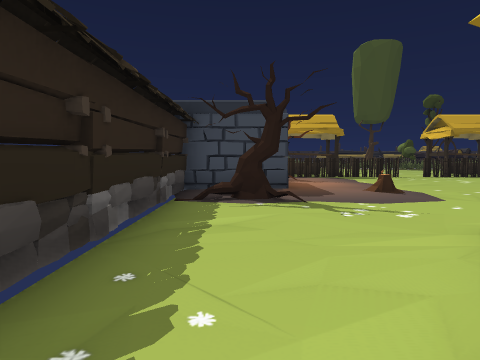
[1] (above)

24 first-person views from a walk through a Unity game level. The camera is 1.4 m above the floor, tilts 4° down and sees 75° across. The floor is counted in squares, 2 m on a side. Each view is taken from the middle of a square. On the plan, view 1 faces up. The plan holds only what a view shows up to about 10 squares ahead; the rest is blank. The place goes on beyond the plan. Some animated figures are left out. Door leaves are left out, so doorways stand open.

[2]
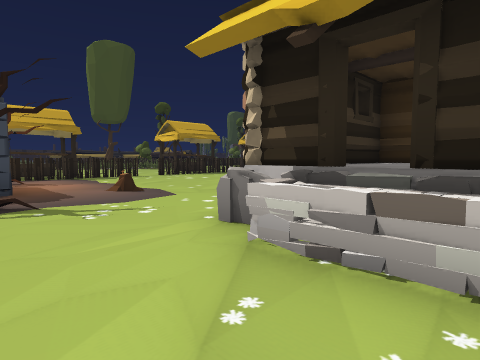

[3]
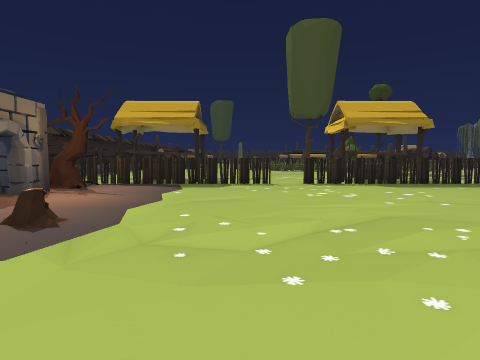

[4]
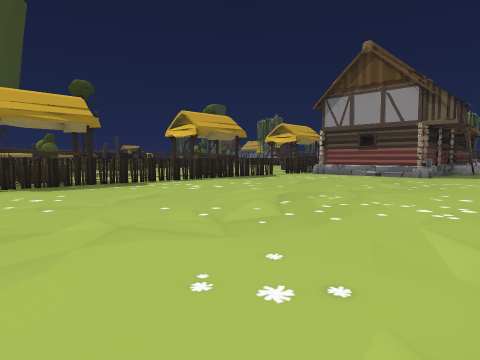

[5]
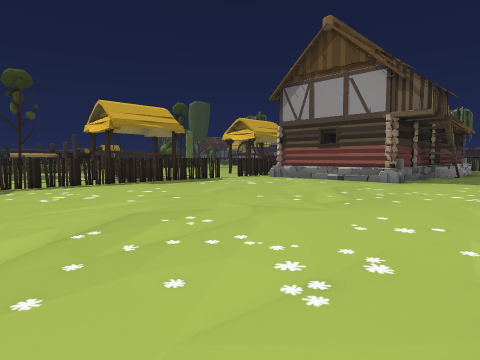

[6]
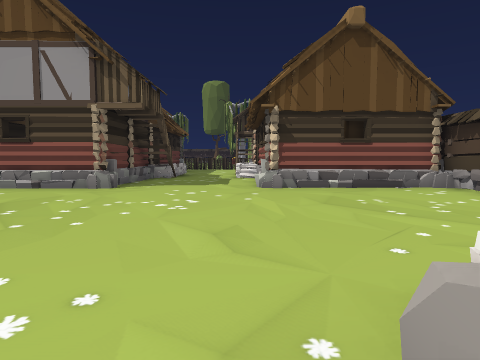

[7]
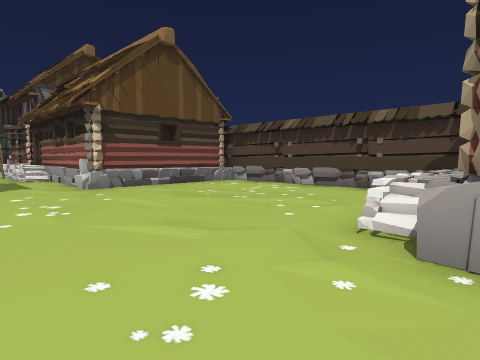

[8]
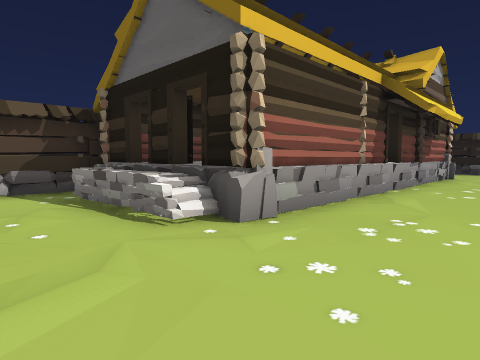

[9]
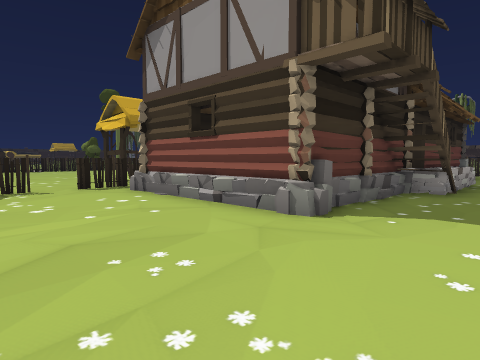

[10]
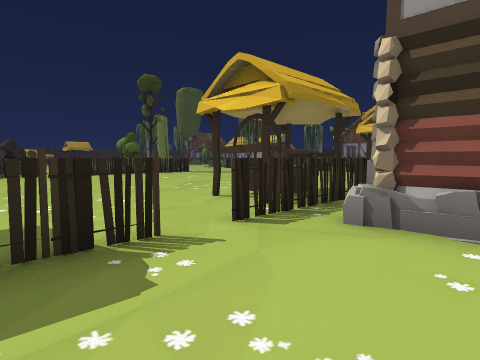

[11]
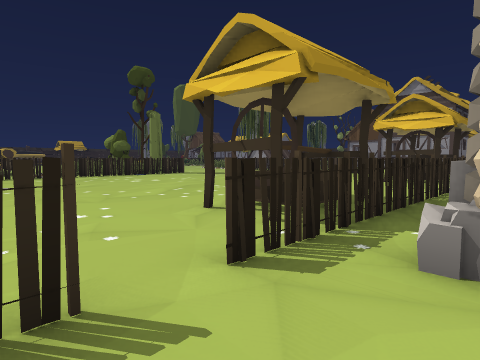

[12]
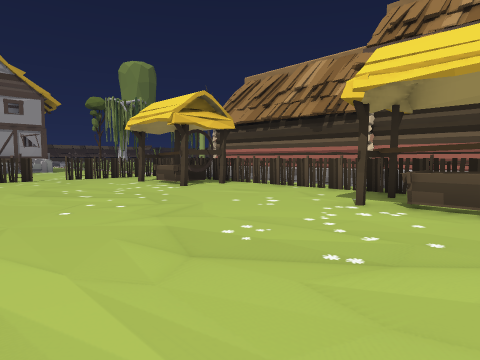

[13]
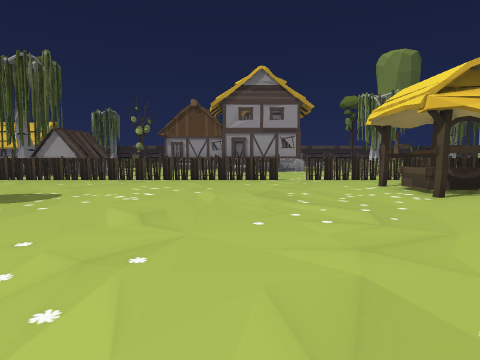

[14]
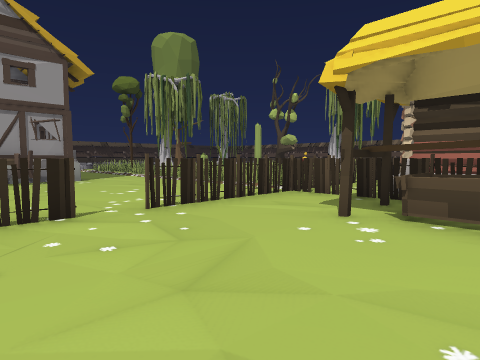

[15]
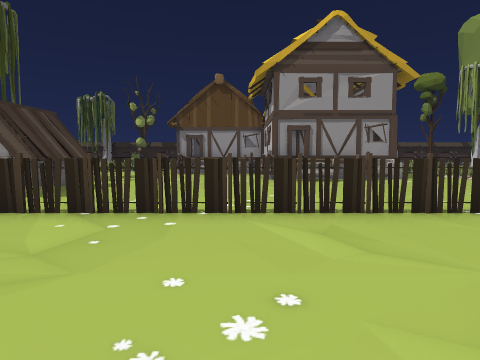

[16]
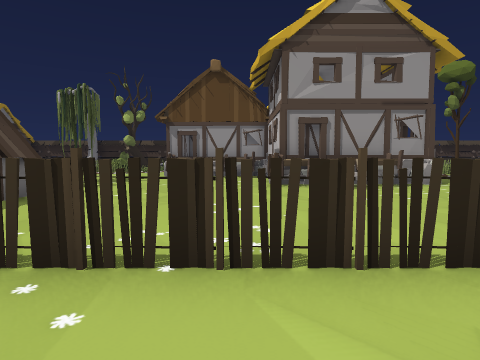

[17]
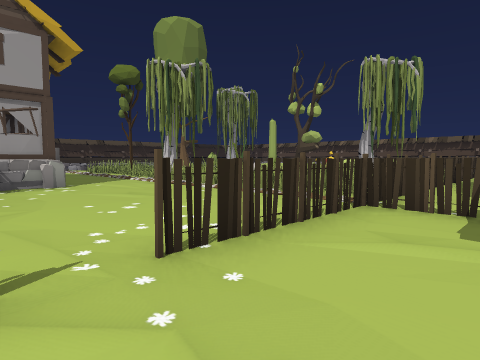

[18]
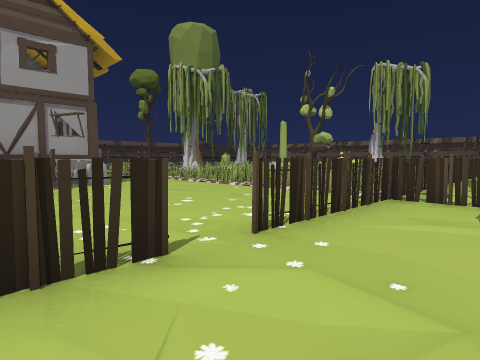

[19]
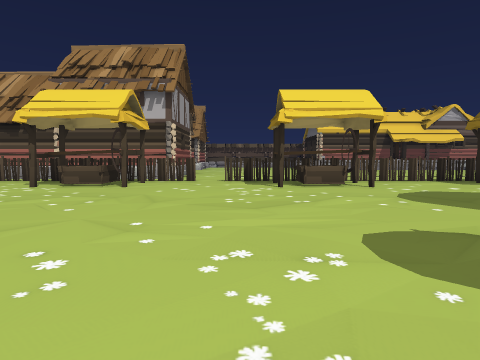

[20]
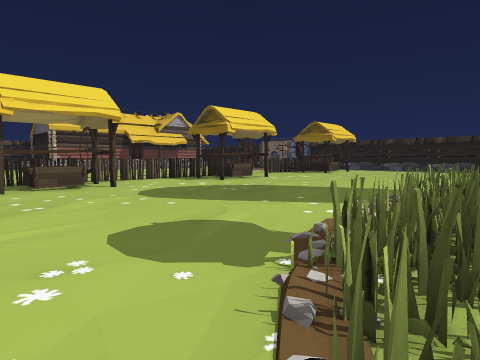

[21]
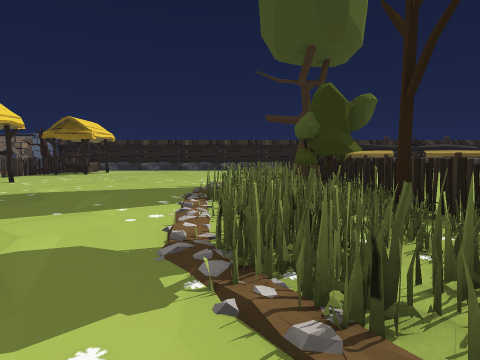

[22]
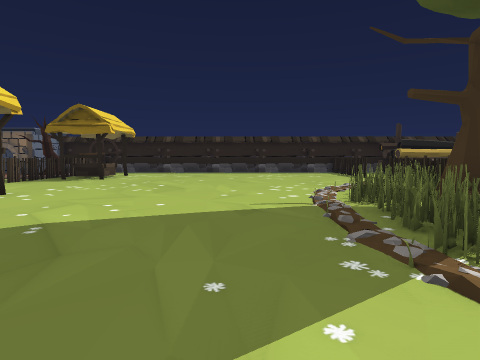

[23]
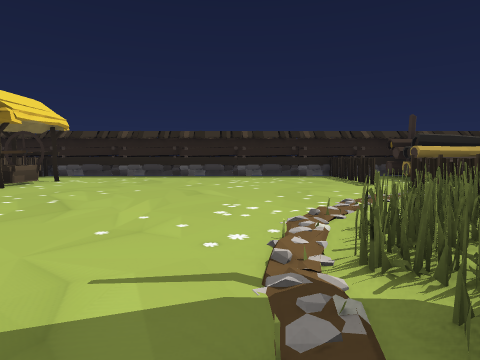

[24]
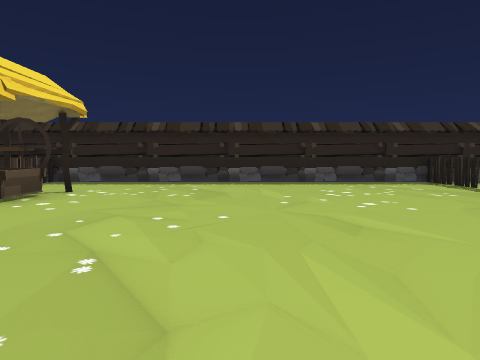

### Floor plan
Key: @ floor where view 1 was taken; # wall or solid block; x gap in a wall; . main floor; : floor 0.25 m higher than the main floor; D open door; = window, fence, low wall or low ledge; ^ raised ledge; T tree; S stump; H thing the floor can be seen under or through; P plant; O other object.
Columns run from 2 left of view 1 to 37 right of it. Each row starts with its distance up from view 1.
 26    #
 25    #                             #
 24 #  ..                           .# OOO
 23 #......       OP              ...#OOOO.
 22 #####..#P## #OOO#    #       ....x.....
 21 #........PPO   .OPP...      .....H.....
 20 #........:PPPPOPPPP.....  .......H.....
 19 #................................x.....
 18 #................................H.....O
 17 #................................H....OO
 16 #................................x....OO
 15 #................................x.....O
 14 #................................#.....#
 13 #...OO....OOO...OOO...OOO....OO..x......
 12 #...OOO...OOO...OOO...OOO....OOO.#.....
 11 ####==##.#  #x######.#############OOOPO
 10  ##T  ................##########.#OOO O
  9   #O  ................#         .# O
  8   #   ................#         .x
  7 ####  ................#          #
  6 #.T  S................####O####  #
  5 #.T..........................    x
  4 #........................        x
  3 #........................OOO
  2 #...##########DO......###^
  1  ...=D#       DO......#
  0   @.OD        #O......#
 -1               #O......#
 -2               #########

Where each view was taken, in squares from view 1:
view 1: 0 up, 0 right, facing up
view 2: 0 up, 0 right, facing up-right
view 3: 3 up, 5 right, facing up
view 4: 3 up, 7 right, facing up-right
view 5: 3 up, 10 right, facing up-right
view 6: 3 up, 12 right, facing right
view 7: 5 up, 12 right, facing down-right
view 8: 5 up, 15 right, facing down-left
view 9: 4 up, 16 right, facing up-right
view 10: 9 up, 16 right, facing up-right
view 11: 10 up, 17 right, facing up-right
view 12: 18 up, 20 right, facing down-right
view 13: 17 up, 21 right, facing right
view 14: 17 up, 27 right, facing down-right
view 15: 19 up, 27 right, facing right
view 16: 19 up, 29 right, facing right
view 17: 16 up, 29 right, facing down-right
view 18: 17 up, 29 right, facing down-right
view 19: 21 up, 17 right, facing down
view 20: 21 up, 17 right, facing down-left
view 21: 20 up, 17 right, facing left
view 22: 18 up, 14 right, facing left
view 23: 19 up, 11 right, facing left
view 24: 17 up, 8 right, facing left
